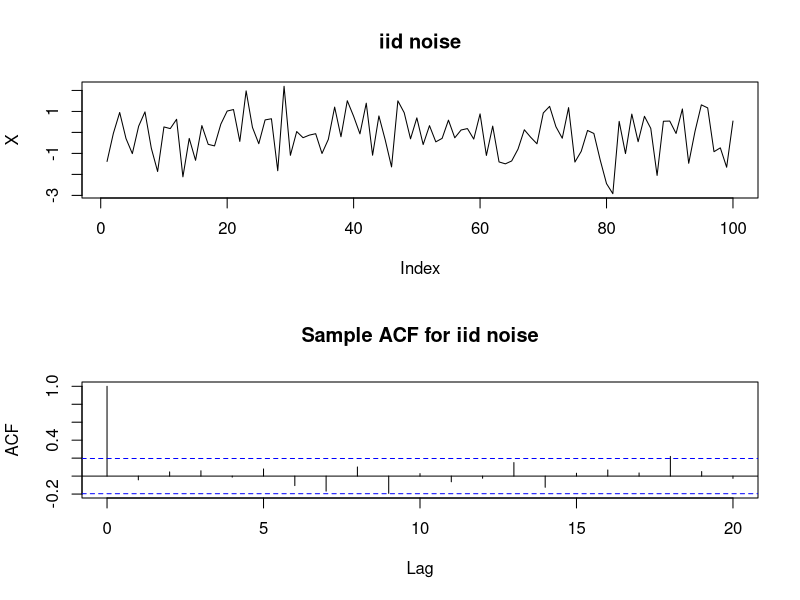
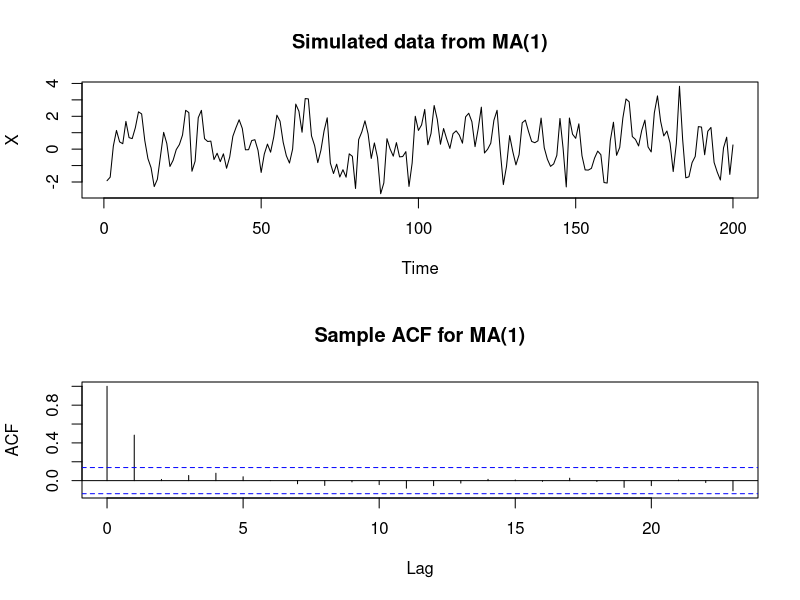
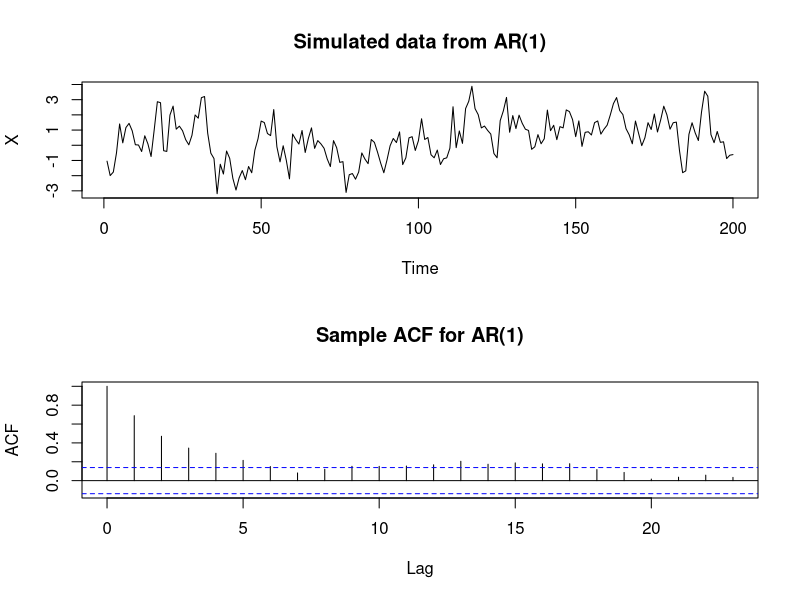
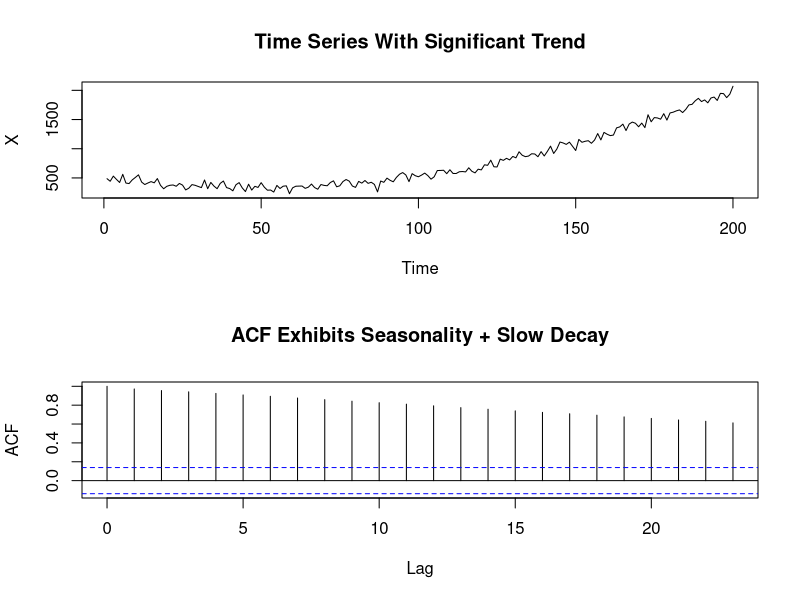
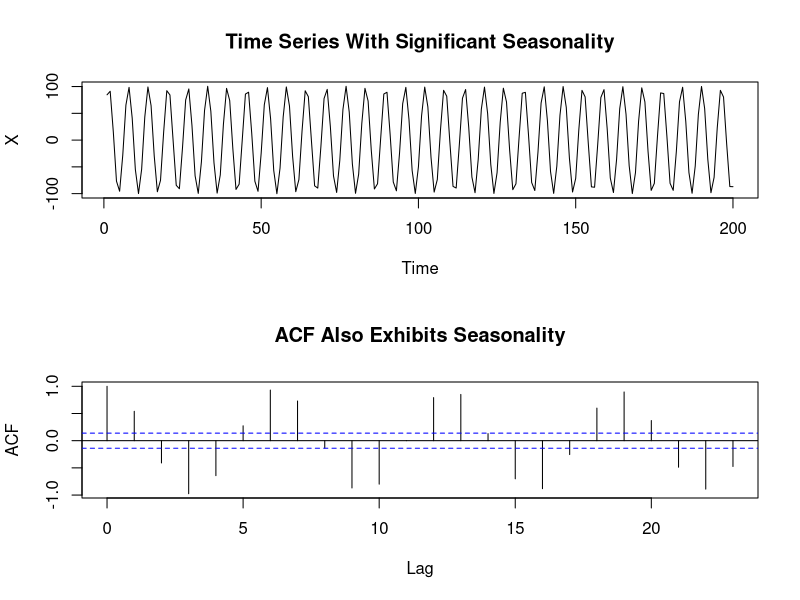
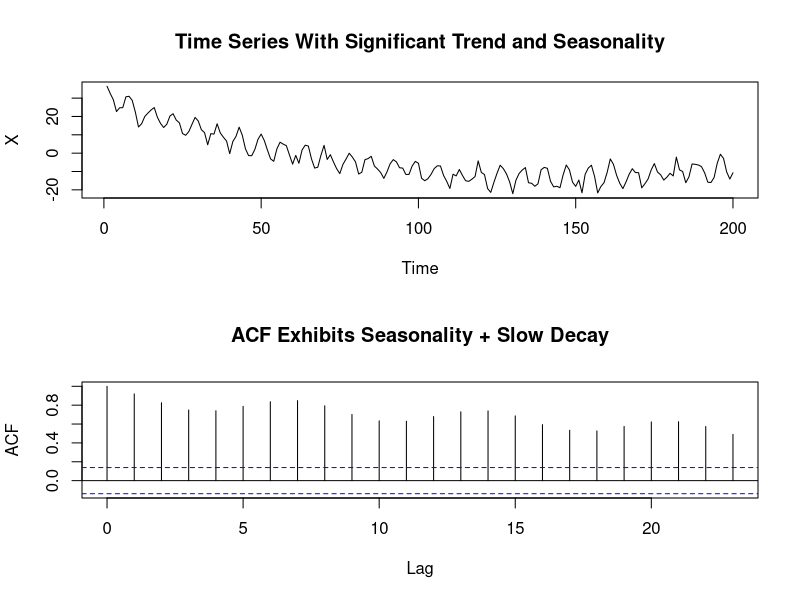
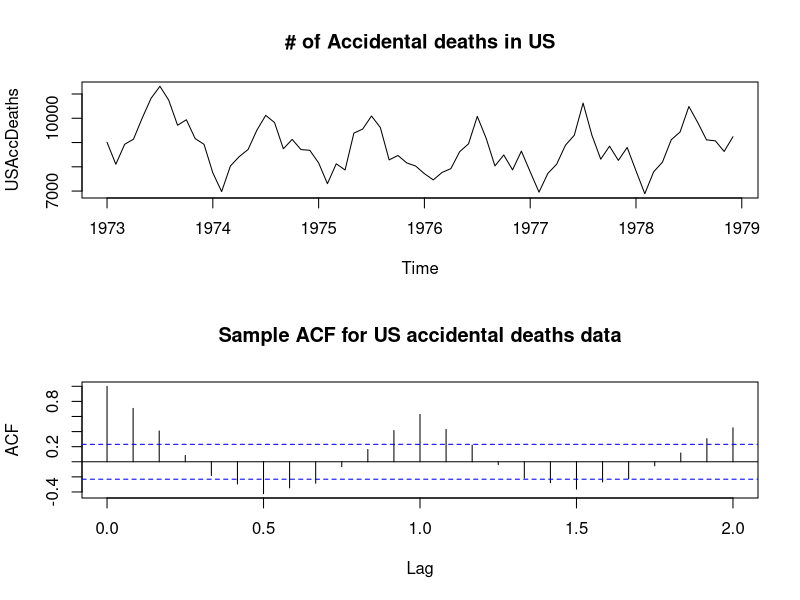

Write R code to recreate these figures, in order.
rm(list=ls())
cat("\014")
par(mfrow=c(1,1))


# sample ACF for iid noise [N(0,1)]
X <- rnorm(100) # generating (independently) 100 realizations of N(0,1)
par(mfrow=c(2,1)) #dividing the page into 2 rows and one column
plot(X,type='l',main='iid noise') #plotting the data
acf(X,main='Sample ACF for iid noise') # plotting the acf

# sample ACF forMA(1) process
X <- arima.sim(list(order = c(0,0,1), ma = 0.85), n = 200) # simulating data from an MA(1) process
par(mfrow=c(2,1)) #dividing the page into 2 rows and one column
plot(X,type='l',main='Simulated data from MA(1)') #plotting the data
acf(X,main='Sample ACF for MA(1)') # plotting the acf
arima(X,order = c(0,0,1))
arima(X, order = c(0,0,2))

# sample ACF for AR(1) process
X <- arima.sim(list(order = c(1,0,0), ar = .7), n = 200) # simulating data from an AR(1) process
par(mfrow=c(2,1)) #dividing the page into 2 rows and one column
plot(X,type='l',main='Simulated data from AR(1)') #plotting the data
acf(X,main='Sample ACF for AR(1)') # plotting the acf
arima(X,order=c(1,0,0))
arima(X,order=c(2,0,0))

# sample ACF for data with trend
a <- seq(1,100,length=200)
X <- 22-15*a+0.3*a^2+rnorm(200,500,50)
par(mfrow=c(2,1)) #dividing the page into 2 rows and one column
ts.plot(X, main = "Time Series With Significant Trend")
acf(X, main = "ACF Exhibits Seasonality + Slow Decay")

# sanple ACF for data with seasonality
X <- 100*sin(1:200)+rnorm(200, 0, 0.5) 
par(mfrow=c(2,1))
ts.plot(X, main = "Time Series With Significant Seasonality")
acf(X, main = "ACF Also Exhibits Seasonality")

# sample ACF for data with trend and seasonal component
a <- seq(1,10,length=200)
X <- 22-15*a+a^2+5*sin(20*a)+rnorm(200,20,2)
par(mfrow=c(2,1)) #dividing the page into 2 rows and one column
ts.plot(X, main = "Time Series With Significant Trend and Seasonality")
acf(X, main = "ACF Exhibits Seasonality + Slow Decay")

# sample ACF for US Accidental Deaths data (data with seasonality)
par(mfrow=c(2,1)) #dividing the page into 2 rows and one column
plot(USAccDeaths,type='l',main='# of Accidental deaths in US') #plotting the data
acf(USAccDeaths,main='Sample ACF for US accidental deaths data',lag.max=24) # plotting the acf




